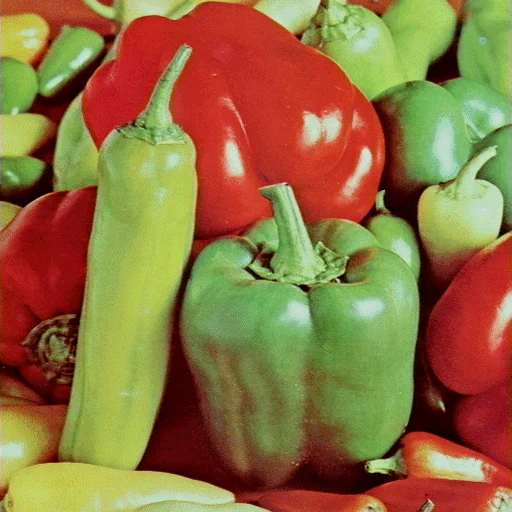
#> input picture images/Poivrons.jpeg, 512 x 512 px
$ python demo_resultats.py
#> lines starting #> are read from the running program, lines starting #| are printed output that depends on the picture
#> in afficher_resultats, image is the input picture: shape (512, 512, 3); mean R, G, B 143.8, 112.6, 63.3
### segmentation_naive.py
import numpy as np
import matplotlib.pyplot as plt
from PIL import Image

IMAGE = "images/Poivrons.jpeg"
Q = 360        # nombre de classes de l'histogramme de teinte (1 classe = 1 degré)
SEUIL = 0.05   # écart maximal toléré (en fraction des pixels du morceau) pour dire "unimodal"
LARGEUR = 4    # largeur des classes des histogrammes de saturation et d'intensité
               # (S va de 0 à environ 208, I de 0 à 255 ; l'article ne précise pas ce choix).
               # Avec LARGEUR = 1, l'histogramme de saturation de Poivrons.jpeg est "en peigne"
               # (valeurs RGB irrégulières dans l'image) et on trouve beaucoup trop de modes.


# ==========================================================================
# 1. Passage de RGB à HSI
# ==========================================================================
def rgb_vers_hsi(image):
    # Formules de l'article :
    #   I = (R + G + B) / 3
    #   S = distance du point (R, G, B) à l'axe des gris
    #   H = angle autour de l'axe des gris
    # L'article écrit H avec arccos, qui ne donne qu'un angle entre 0 et 180 degrés.
    # On utilise arctan2 pour avoir le cercle entier (rouge = 0, vert = 120, bleu = 240).
    rgb = image.astype(np.float64)
    R, G, B = rgb[..., 0], rgb[..., 1], rgb[..., 2]
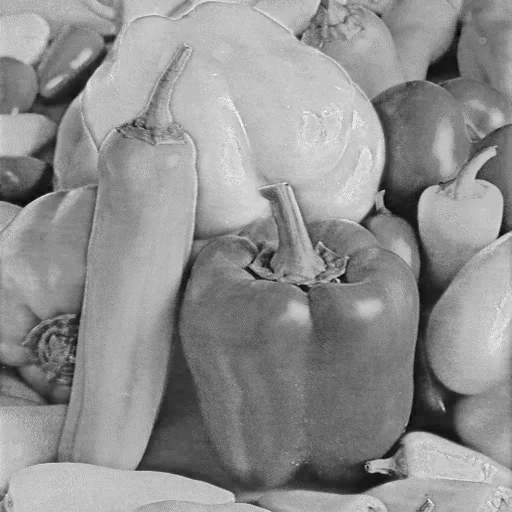
#> R: shape (512, 512) float64; min 0, max 255, mean 143.8
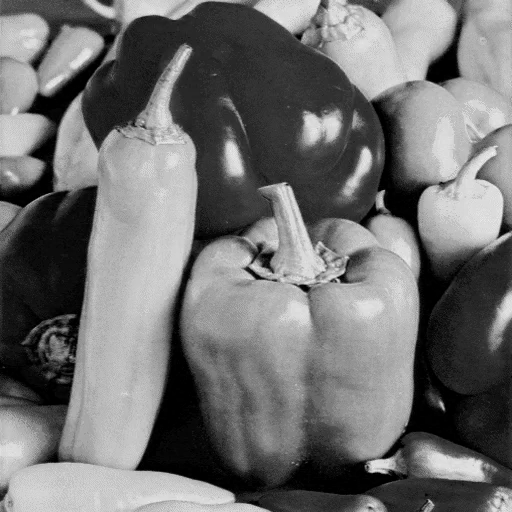
#> G: shape (512, 512) float64; min 0, max 243, mean 112.6
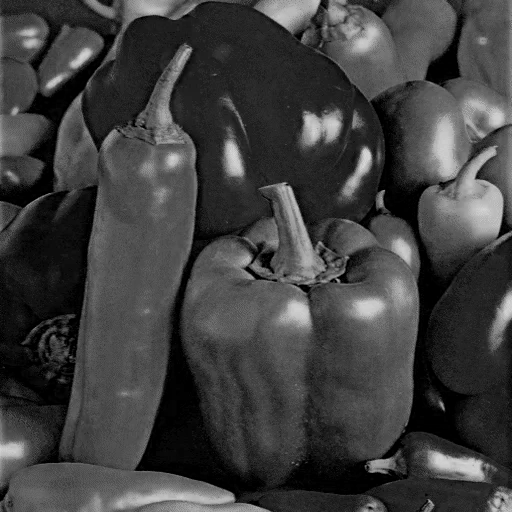
#> B: shape (512, 512) float64; min 0, max 217, mean 63.3
    I = (R + G + B) / 3
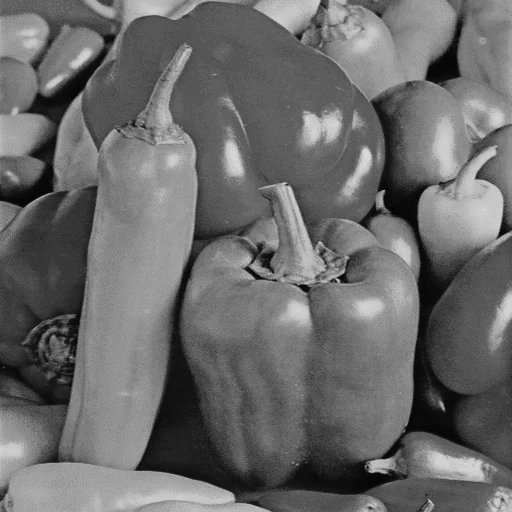
#> I: shape (512, 512) float64; min 0, max 222, mean 106.6
    S = np.sqrt((R - I) ** 2 + (G - I) ** 2 + (B - I) ** 2)
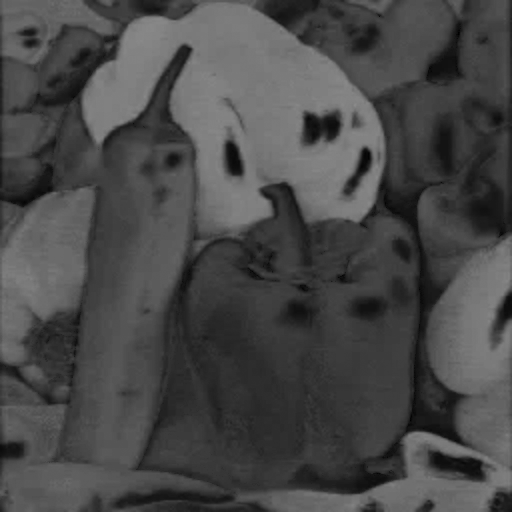
#> S: shape (512, 512) float64; min 0, max 138.3, mean 73.6
    H = np.degrees(np.arctan2(np.sqrt(3) * (G - B), 2 * R - G - B)) % 360
#> (the rest of the program and of its run is left out)
